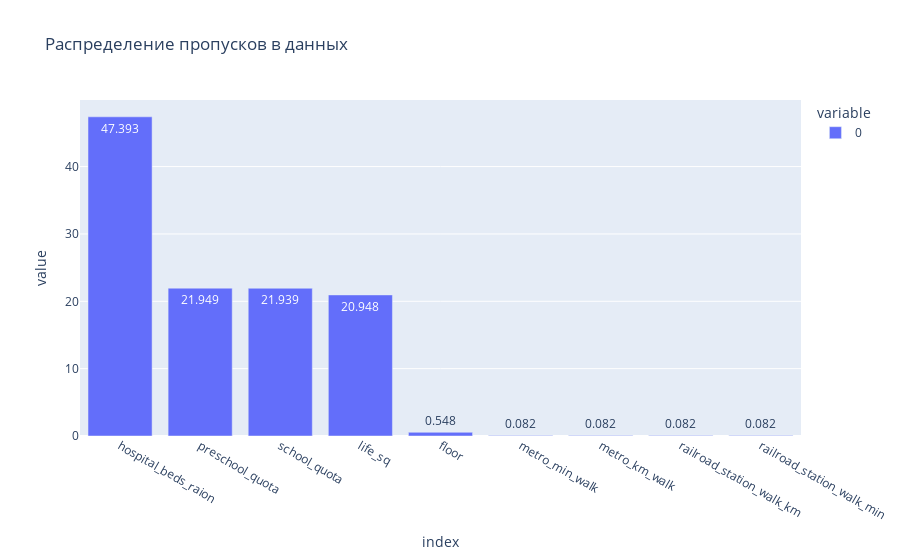

The notebook cell this image was saved under:
### Code cell
fig = px.bar(
    data_frame=cols_with_nulls,
    text_auto='0.3f',
    title='Распределение пропусков в данных'
)

fig.show()

### Figure 1 — Plotly figure (JSON) as saved in the notebook; plotly's stock layout.template omitted (floating-point values rounded to 4 significant figures)
{"data": [{"alignmentgroup": "True", "hovertemplate": "variable=0<br>index=%{x}<br>value=%{y}<extra></extra>", "legendgroup": "0", "marker": {"color": "#636efa", "pattern": {"shape": ""}}, "name": "0", "offsetgroup": "0", "orientation": "v", "showlegend": true, "textposition": "auto", "texttemplate": "%{y:0.3f}", "type": "bar", "x": ["hospital_beds_raion", "preschool_quota", "school_quota", "life_sq", "floor", "metro_min_walk", "metro_km_walk", "railroad_station_walk_km", "railroad_station_walk_min"], "xaxis": "x", "y": [47.39, 21.95, 21.94, 20.95, 0.5481, 0.08205, 0.08205, 0.08205, 0.08205], "yaxis": "y"}], "layout": {"barmode": "relative", "legend": {"title": {"text": "variable"}, "tracegroupgap": 0}, "title": {"text": "Распределение пропусков в данных"}, "xaxis": {"anchor": "y", "domain": [0, 1], "title": {"text": "index"}}, "yaxis": {"anchor": "x", "domain": [0, 1], "title": {"text": "value"}}}}
